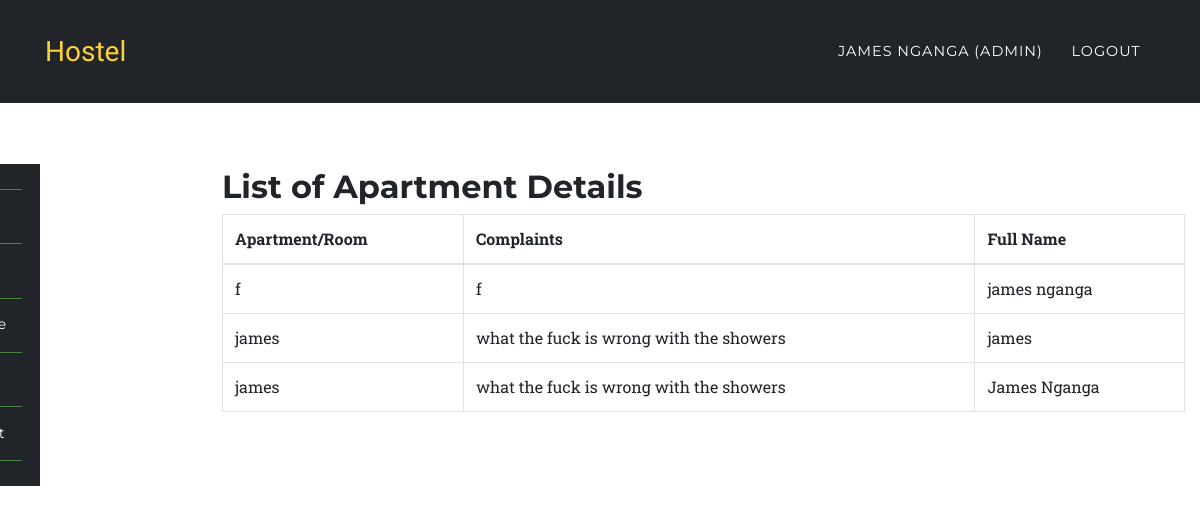
/app/cmplist.php (signed in), run on the app's committed database.
### tables this page shows
CREATE TABLE `cmps` (
  `id` int(11) NOT NULL,
  `name` varchar(100) DEFAULT NULL,
  `cmp` varchar(200) DEFAULT NULL,
  `username` varchar(200) DEFAULT NULL,
  `fullname` varchar(200) DEFAULT NULL
);

### app/cmplist.php (the view, shortened to what this page needs)
<?php
	require '../config/config.php';
		try {
			if($_SESSION['role'] == 'admin'){
				$stmt = $connect->prepare('SELECT * FROM cmps');
				$stmt->execute();
				$data = $stmt->fetchAll (PDO::FETCH_ASSOC);
			}
		}catch(PDOException $e) {
			$errMsg = $e->getMessage();
		}
?>
<?php include '../include/header.php';?>
	<nav class="navbar navbar-expand-lg navbar-dark fixed-top" style="background-color:#212529;" id="mainNav">
      <div class="container">
        <a class="navbar-brand js-scroll-trigger" href="../index.php">Hostel</a>
        <div class="collapse navbar-collapse" id="navbarResponsive">
          <ul class="navbar-nav text-uppercase ml-auto">
            <li class="nav-item">
              <a class="nav-link" href="#"><?php echo $_SESSION['fullname']; ?> <?php if($_SESSION['role'] == 'admin'){ echo "(Admin)"; } ?></a>
            </li>
            <li class="nav-item">
              <a href="../auth/logout.php" class="nav-link">Logout</a>
            </li>
          </ul>
        </div>
      </div>
    </nav>
	<section style="padding-left:0px;">
		<?php include '../include/side-nav.php';?>
	</section>
<section class="wrapper" style="margin-left: 16%;margin-top: -23%;">
	<div class="container">
		<div class="row">
			<div class="col-12">
			<h2>List of Apartment Details</h2>
				<?php
						echo '<table class="table table-bordered">';
						echo '<thead>';
						echo '<tr>';
						echo '<th>Apartment/Room</th>';
						echo '<th>Complaints</th>';
						echo '<th>Full Name</th>';
						echo '</tr>';
						echo '    </thead>';
							echo '    <tbody>';
					foreach ($data as $key => $value) {
					     echo ' <tr>';
					      echo "<td>".$value['name']."</td>";
					     echo "<td>".$value['cmp']."</td>";
					     echo "<td>".$value['fullname']."</td>";
					     echo "</tr>";
					}
					echo ' </tbody>';
					echo '	  </table>';
				?>
			</div>
		</div>
	</div>
</section>
<?php include '../include/footer.php';?>

### assets/css/rent.css (style rules this page uses)
body { overflow-x: hidden; font-family: 'Roboto Slab', 'Helvetica Neue', Helvetica, Arial, sans-serif; }
a { color: #4bb6c9; }
h1, h2, h3, h4, h5, h6 { font-weight: 700; font-family: 'Montserrat', 'Helvetica Neue', Helvetica, Arial, sans-serif; }
section { padding: 100px 0; }
@media (min-width: 768px) { section { padding: 140px 0; } }
#mainNav { background-color: #212529; }
#mainNav .navbar-brand { color: #fed136; font-family: 'Kaushan Script', 'Helvetica Neue', Helvetica, Arial, cursive; }
#mainNav .navbar-nav .nav-item .nav-link { font-size: 90%; font-weight: 400; padding: 0.75em 0; letter-spacing: 1px; color: white; font-family: 'Montserrat', 'Helvetica Neue', Helvetica, Arial, sans-serif; }
@media (min-width: 992px) { #mainNav { padding-top: 25px; padding-bottom: 25px; -webkit-transition: padding-top 0.3s, padding-bottom 0.3s; -moz-transition: padding-top 0.3s, padding-bottom 0.3s; transition: padding-top 0.3s, padding-bottom 0.3s; border: none; background-color: transparent; } }
@media (min-width: 992px) { #mainNav .navbar-brand { font-size: 1.75em; -webkit-transition: all 0.3s; -moz-transition: all 0.3s; transition: all 0.3s; } }
@media (min-width: 992px) { #mainNav .navbar-nav .nav-item .nav-link { padding: 1.1em 1em !important; } }

### assets/css/style.css (style rules this page uses)
.navbar { border-radius: 0px; }
section { padding-left: 15px; }

### data on the page
cmps: name "f", cmp "f", fullname "james nganga"
cmps: name "james", cmp "what the fuck is wrong with the showers", fullname "james"
cmps: name "james", cmp "what the fuck is wrong with the showers", fullname "James Nganga"

### other printed values
$_SESSION['fullname'] "JAMES NGANGA"
